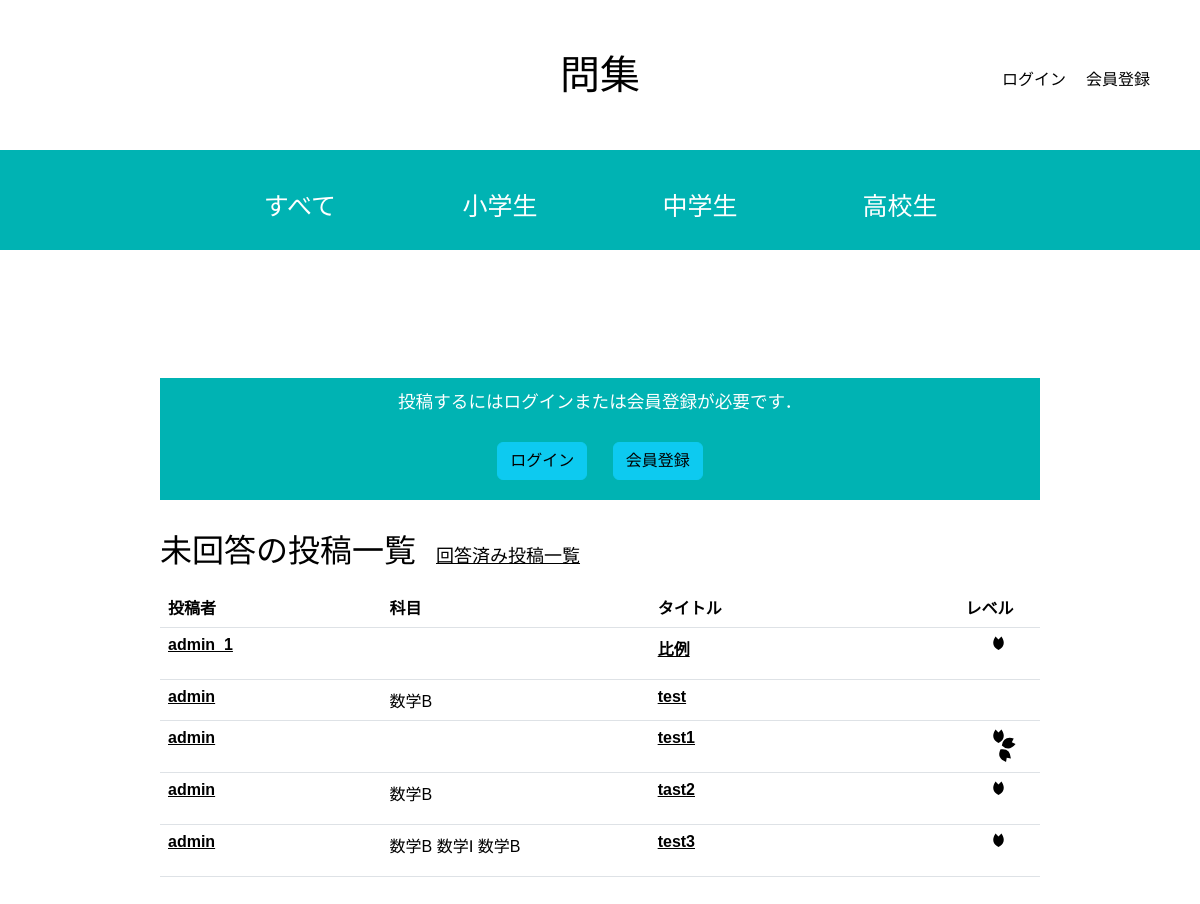
The app's page /studysite/unanswered/ with its own data.
### studysite/models.py (models this page shows, shortened)
class TagGroup(models.Model):
    name = models.CharField(max_length=100)
    parent = models.ForeignKey('self', related_name='children', on_delete=models.CASCADE, null=True, blank=True)
    order = models.PositiveIntegerField(default=0)  # 並び順を指定するためのフィールド

class Studysite(models.Model):
    title = models.CharField('タイトル', max_length=128)
    image = models.FileField('問題画像', upload_to='image/', blank=True)
    question = models.TextField('問題', blank=True)
    answer = models.TextField('解説', blank=True)
    created_by = models.ForeignKey(settings.AUTH_USER_MODEL,
                                   verbose_name='投稿者',
                                   on_delete=models.CASCADE)
    created_at = models.DateTimeField('投稿日', auto_now_add=True)
    updated_at = models.DateTimeField('更新日', auto_now=True)
    tag_groups = models.ManyToManyField(TagGroup, blank=True)
    likes = models.PositiveIntegerField(default=0)
    level = models.IntegerField(default=0)
    bookmarks = models.ManyToManyField(User, related_name='bookmarked_posts', blank=True)

### studysite/views.py (the view)
# urls.py: path('unanswered/', views.unanswered, name='unanswered'),
def unanswered(request):
    tag_groups = TagGroup.objects.filter(parent__isnull=True).order_by('order').prefetch_related('children__children')
    raw_query = request.META.get('QUERY_STRING', '')  # URLのクエリストリング全体を取得
    query_param = raw_query.strip('?')  # '?'を取り除いて値を取得
    snippets = Studysite.objects.all() # Snippetの一覧を取得
    selected_tag = request.GET.get('tag')
    try:
        query_param = int(query_param)
        snippets = Studysite.objects.filter(tags=query_param)
    except (ValueError, TagGroup.DoesNotExist):
        snippets = Studysite.objects.all()
    context = {'snippets': snippets, 'tag_groups': tag_groups, 'selected_tag': selected_tag, 'query_param': query_param}
    if selected_tag:
        snippets = snippets.filter(tags__id=selected_tag)
    return render(request, 'snippets/unanswered.html', context)

### studysite/templates/snippets/unanswered.html (shortened to what this page needs)
{% extends 'base.html' %}
{% load django_bootstrap5 %}
{% load widget_tweaks %}
{% block main %}
<div class="welcome">
    {% if user.is_authenticated %}
        <a class="btn btn-success" href="{% url 'snippet_new' %}">投稿する</a>
    {% else %}<br>
        <div class="flame">
            <p color="#ffffff">投稿するにはログインまたは会員登録が必要です．</p>
            <div style="text-align: center;">
                <span><a style="margin: 10px;" class="btn btn-info" href="{% url 'login' %}">ログイン</a></span>
                <span><a style="margin: 10px;" class="btn btn-info" href="{% url 'signup' %}">会員登録</a></span>
            </div>
        </div>
    {% endif %}
</div>
<span class="h2 title">未回答の投稿一覧</span><span class="h3"><a href="{% url 'top' %}" style="color:black">回答済み投稿一覧</a></span>
<div class="class1">
    {% if snippets %}
    <table class="table">
        <thead>
        <tr>
            <th>投稿者</th>
            <th>科目</th>
            <th>タイトル</th>
            <th>レベル</th>
        </tr>
        </thead>
        <tbody>
        {% for snippet in snippets %}
            {% if snippet.answer %}
            {% else %}
            <tr>
            <th class="tablehuman"><a href="{% url 'profile' snippet.created_by_id %}" style="color:black">{{ snippet.created_by.username }}</a></th>
            <td class="tablesubject">
                {% if snippet.tag_groups %}
                {% for tag in snippet.tag_groups.all %}
                    <span>{{ tag.parent.name }}</span>
                {% endfor %}
            {% else %}
                <span>empty<span>
            {% endif %}
            </td>
            <td class="tablecontent"><a href="{% url 'snippet_detail' snippet.id %}" style="color:black"><b>{{ snippet.title }}</b></a></td>
            <td class="tablelevel" data-level="{{ snippet.level }}">
                {% if snippet.level == 1 %}
                    <svg xmlns="http://www.w3.org/2000/svg" width="35px" height="35px" viewBox="0 0 100 100">
                        <path fill="#000000" stroke-width="none" d="M 41.45,1.51 L 50.00,10.00 L 58.55,1.51 Q 74.90,27.18 50.00,40.00 Q 25.10,27.18 41.45,1.51 "/>
                    </svg>
                {% endif %}
            </td>
        </tr>
            {% endif %}
        {% endfor %}
        </tbody>
    </table>
    {% else %}
    <p>未回答の質問はまだありません</p>
    {% endif %}
</div>
{% endblock %}

### studysite/templates/snippets/base.html (shortened to what this page needs)
{% load static %}
{% load django_bootstrap5 %}
{% load widget_tweaks %}
<html>
<head>
    {% bootstrap_css %}
    <link rel="stylesheet" href="{% static 'snippets/css/style.css' %}?<?php echo date('YmdHis'); ?>"/>
</head>
<body>
<nav class="header-nav">
    <div class="navbar-brandA">
        <a href="/" class="brand">問集</a>
    </div>
        <ul class="header-ul">
            {% if user.is_authenticated %}
                <li><a class="nav-link" href="{% url 'profile' user.id %}"> ようこそ {{ user.username }} さん</a></li>
                <li><a class="nav-link" href="{% url 'logout' %}">ログアウト</a></li>
            {% else %}
                <li><a href="{% url 'login' %}" class="nav-link">ログイン</a></li>
                <li><a href="{% url 'signup' %}" class="nav-link">会員登録</a></li>
            {% endif %}
        </ul>
</nav>
<div class="subject-nav-bar">
    <ul class="subject-ul">
        <a href="/" class="all"><li id="all">すべて</li></a>
        {% for group in tag_groups %}
            <li id="{{ group.name }}">{{ group.name }}</li>
        {% endfor %}
    </ul>
</div>
<main>
        {% block main %}{% endblock %}
</main>
</body>
</html>

### studysite/static/snippets/css/style.css (style rules this page uses)
* { position: relative; margin: 0; padding: 0; box-sizing: border-box; }
body { font-family: "myfont",sans-serif; }
body { position: relative; background-color: #ffffff; color: #000000; line-height: 1.6; }
.flame { width: 100%; position: relative; display: inline-block; padding: 10px 10px; background-color: hsl(180, 100%, 35%); text-align: center; }
.flame p { color: #ffffff !important; }
.h2 { font-size:xx-large; }
.h3 { padding-left: 20px; font-size: large; }
main { padding: 5rem 10rem; z-index: 1; }
.navbar-brandA { display: inline-block; width: 100%; position: absolute; text-align: center; align-items: center; }
.brand { color: black; text-decoration: none; font-size: 40px; position: relative; display: inline-block; width: 10%; text-align: center; align-items: center; }
.header-nav { height: 150px; position: relative; display: flex; align-items: center; }
.header-ul { display: flex; list-style: none; margin-left: auto; align-items: center !important; padding: 0; }
.header-ul li { margin-top: 25px; margin-right: 20px; }
.header-ul li:last-child { margin-right: 50px; }
.subject-nav-bar { height: 100px; position: relative; display: flex; background-color: hsl(180, 100%, 35%); align-items: center; justify-content: center; }
.subject-ul { display: flex; text-align: center; list-style: none; padding: 0; margin-top: 22px; align-items: center !important; }
.subject-ul li { color: #ffffff; width: 200px !important; height: 100px; transition: 0.25s; text-align: center; font-size: 25px !important; padding: 32.5px 0; }
.all { text-decoration: none !important; color: #ffffff !important; }
table { width: 100%; border-collapse: collapse; align-items: center; }
.tablecontent { width: 450px; }
.tablehuman { width: 300px; }
.tablelevel { width: 100px; text-align: center; }
.tablesubject { width: 400px; }
.table th { position: relative; font-family: sans-serif; color: #000000; background-color: transparent; }
.table td { position: relative; font-family: sans-serif; color: #000000; background-color: transparent; }
tbody { position: relative; font-family: sans-serif; color: #000000; background-color: transparent; }
.welcome { position: relative; padding: 1rem 0; margin-bottom: 1rem; background-color: transparent; align-items: center; display: flex; flex-direction: column; font-size:20px; color:#000000; }
.welcome p { position: relative; font-size: 1.1rem; color: #000000; }
.class1 { position: relative; padding: 1rem 0; margin-bottom: 1rem; background-color: transparent; align-items: center; flex-direction: column; font-size:20px; color:#000000; }

### records on screen
TagGroup: name "小学生"
TagGroup: name "中学生"
TagGroup: name "高校生"
Studysite: created_by.username "admin_1", title "比例", level 1 (drawn)
Studysite: created_by.username "admin", title "test", level 0 (drawn)
TagGroup: parent.name "数学B"
Studysite: created_by.username "admin", title "test1", level 3 (drawn)
Studysite: created_by.username "admin", title "tast2", level 1 (drawn)
Studysite: created_by.username "admin", title "test3", level 1 (drawn)
TagGroup: parent.name "数学Ⅰ"
TagGroup: parent.name "数学B"
